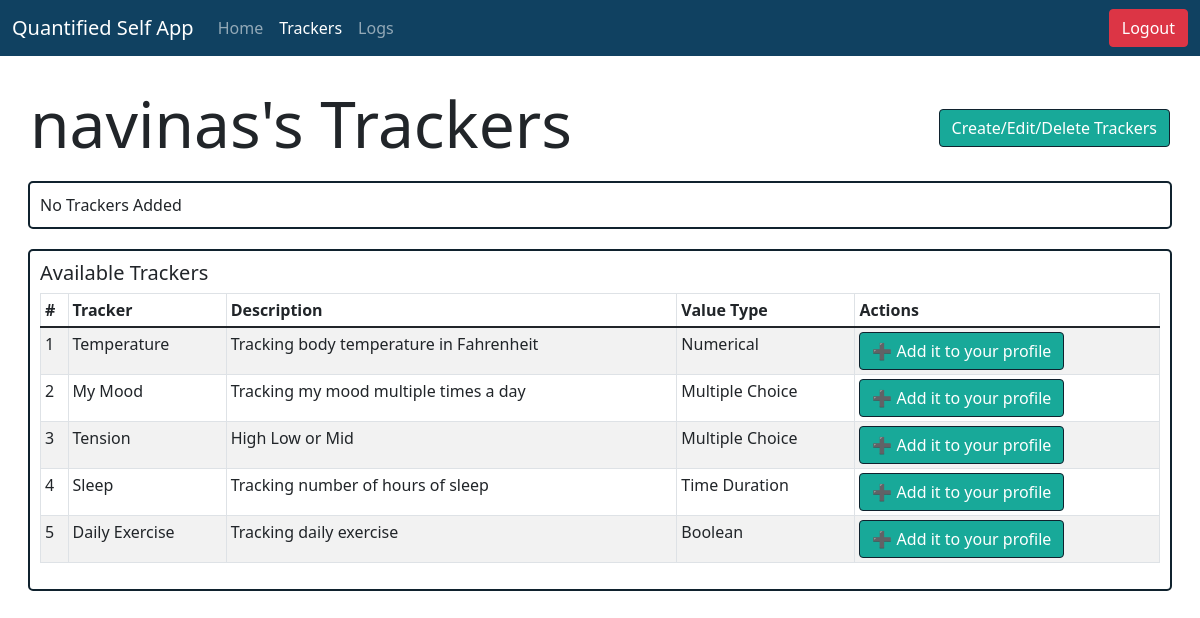
Screenshot of /user/navinas/trackers (signed in) with the database file from the repository.
### models.py (models this page shows, shortened)
class Users_Model(db.Model, UserMixin):
  __tablename__ = "Users"
  user_id = db.Column(db.Integer, autoincrement=True, primary_key=True)
  username = db.Column(db.String, nullable=False, unique=True)
  password = db.Column(db.String, nullable=False)
  trackers = db.relationship("Trackers_Model", secondary="Enrollments")

class Trackers_Model(db.Model):
  __tablename__ = "Trackers"
  tracker_id = db.Column(db.Integer, autoincrement=True, primary_key=True)
  tracker_name = db.Column(db.String, nullable=False, unique=True)
  tracker_type = db.Column(db.String, nullable=False)
  tracker_desc = db.Column(db.String)

### app/userviews.py (the view)
@app.route("/user/<username>/trackers")
@login_required
def user_trackers(username):
    user = Users_Model.query.filter_by(username=username).one()
    user_id = user.user_id
    enrolls = Enrollments_Model.query.filter_by(user_id=user_id).all()
    trackers = []
    for e in enrolls:
        tracker = Trackers_Model.query.filter_by(tracker_id=e.tracker_id).one()
        trackers.append(tracker)
    all_trackers = Trackers_Model.query.all()
    condition1 = False
    if trackers:
        condition1 = True
    available_trackers = []
    for t in all_trackers:
        if t not in trackers:
            available_trackers.append(t)
    condition2 = False
    if available_trackers:
        condition2 = True
    return render_template("user_trackers.html", username=username, trackers=trackers, condition1=condition1, condition2=condition2, available_trackers=available_trackers)

### app/userviews.py (called while the page is built)
@login_manager.user_loader
def load_user(user_id):
    return Users_Model.query.get(user_id)

### templates/user_trackers.html (shortened to what this page needs)
<!DOCTYPE html>
<html lang="en">
<head>
    <link rel="stylesheet" href="/css/bootstrap.css" />
    <link rel="stylesheet" href="/css/bootstrap-grid.css" />
    <link rel="stylesheet" href="/css/styles.css">
</head>
<body>
    <nav class="navbar navbar-expand-lg navbar-dark" style="background-color: #104161;">
        <div class="container-fluid">
          <a class="navbar-brand" href="#">Quantified Self App</a>
          <div class="collapse navbar-collapse" id="navbarNavAltMarkup">
            <div class="navbar-nav">
              <a class="nav-link" aria-current="page" href="/user/{{username}}/home">Home</a>
              <a class="nav-link active" href="/user/{{username}}/trackers">Trackers</a>
              <a class="nav-link" href="/user/{{username}}/logs">Logs</a>
            </div>
          </div>
          <a class="btn btn-danger" role="button" href="/user/logout" >Logout</a>
        </div>
      </nav>
      <div class="container-fluid" style="padding: 30px;">
          <div class="row justify-content-between">
              <div class="col-sm">
                <h1 style="text-align: Left;" class="display-3">{{username}}'s Trackers</h1>
              </div>
              <div class="col-auto align-self-center">
                <a href="/trackers" class="btn btn-outline-secondary" role="button" id="my-button">
                    Create/Edit/Delete Trackers
                </a>
              </div>
          </div>
          <div class="row" style="padding: 10px;">
            <div class="col-md justify-content-center" id="my-col">
                {% if condition1 == True %}
                <h5>Your Trackers</h5>
                <div class="table-responsive">
                    <table class="table table-striped table-sm table-bordered align-middle">
                        <thead>
                            <tr>
                                <th scope="col">#</th>
                                <th scope="col" style="min-width: 200px;">Tracker</th>
                                <th scope="col">Description</th>
                                <th scope="col">Value Type</th>
                                <th scope="col">Actions</th>
                            </tr>
                        </thead>
                        <tbody>
                            {% for a in trackers %}
                            <tr>
                                <td scope="row">{{loop.index}}</td>
                                <td><a href="tracker/{{a.tracker_id}}" class="btn" style="text-align: right;">{{a.tracker_name}}</a></td>
                                <td>{{a.tracker_desc}}</td>
                                <td>{{a.tracker_type}}</td>
                                <td>
                                    <div class="btn-group" role="group" aria-label="Basic example">
                                        <a href="/user/{{username}}/logs/{{a.tracker_id}}/add" class="btn" style="border: 0.5px solid #10222E; background-color: #18A999; color: white;">➕Track</a>
                                        <a href="tracker/{{a.tracker_id}}" class="btn" style="border: 0.5px solid #10222E; background-color: #18A999; border-collapse:collapse; color: white;">ℹ️ info</a>
                                    </div>
                                    <a href="/user/{{username}}/tracker/{{a.tracker_id}}/delete" class="btn" style="border: 0.5px solid #10222E; background-color: #18A999; color: white;">❌Remove tracker from your profile</a>
                            </tr>
                            {% endfor %}
                        </tbody>
                    </table>
                </div>
                {% else %}
                No Trackers Added
                {% endif %}
            </div>
          </div>
          <div class="row" style="padding: 10px;">
            <div class="col-md justify-content-center" id="my-col">
                {% if condition2 == True %}
                <h5>Available Trackers</h5>
                <div class="table-responsive">
                    <table class="table table-striped table-sm table-bordered">
                        <thead>
                            <tr>
                                <th scope="col">#</th>
                                <th scope="col">Tracker</th>
                                <th scope="col">Description</th>
                                <th scope="col">Value Type</th>
                                <th scope="col">Actions</th>
                            </tr>
                        </thead>
                        <tbody>
                            {% for a in available_trackers %}
                            <tr>
                                <td>{{loop.index}}</td>
                                <td>{{a.tracker_name}}</td>
                                <td>{{a.tracker_desc}}</td>
                                <td>{{a.tracker_type}}</td>
                                <td><a href="/user/{{username}}/tracker/{{a.tracker_id}}/add" class="btn" style="border: 0.5px solid #10222E; background-color: #18A999; color: white;">➕ Add it to your profile</a></td>
                            </tr>
                            {% endfor %}
                        </tbody>
                    </table>
                </div>
                    {% else %}
                    No Trackers Available to Add
                    {% endif %}
            </div>
          </div>
      </div>
</body>
</html>

### static/css/styles.css (style rules this page uses)
#my-col { border: 2px solid #10222E; border-radius: 5px; padding: 10px; }
#my-button { border: 0.5px solid #10222E; background-color: #18A999; color: white; text-align: center; }

### rows the page displays
Users_Model: username "navinas"
Trackers_Model: tracker_name "Temperature", tracker_desc "Tracking body temperature in Fahrenheit", tracker_type "Numerical"
Trackers_Model: tracker_name "My Mood", tracker_desc "Tracking my mood multiple times a day", tracker_type "Multiple Choice"
Trackers_Model: tracker_name "Tension", tracker_desc "High Low or Mid", tracker_type "Multiple Choice"
Trackers_Model: tracker_name "Sleep", tracker_desc "Tracking number of hours of sleep", tracker_type "Time Duration"
Trackers_Model: tracker_name "Daily Exercise", tracker_desc "Tracking daily exercise", tracker_type "Boolean"
